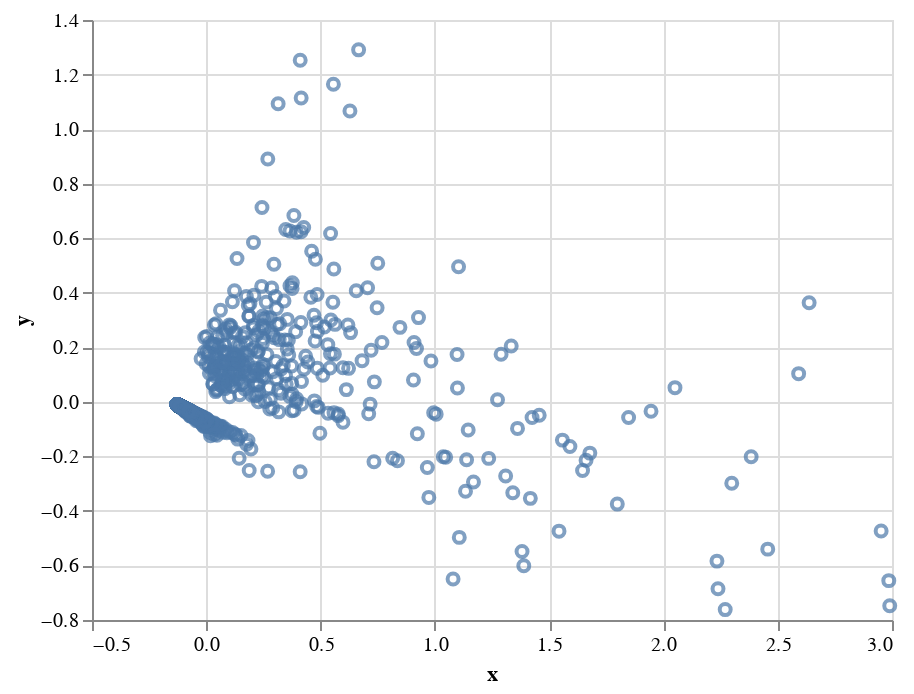

Notebook code for this chart:
### Code cell
alt.Chart(pd.DataFrame(data=reduced_data, columns=['x', 'y'])).mark_point().encode(
    x='x:Q',
    y='y:Q'
)

### Figure 1 — Vega-Lite specification as saved in the notebook (floating-point values rounded to 4 significant figures; data arrays with more than 128 entries replaced by an {"elided": "..."} marker saying what was removed)
{"config": {"view": {"continuousWidth": 400, "continuousHeight": 300}}, "data": {"name": "data-de675cdb3063fac6691197245f63ece7"}, "mark": "point", "encoding": {"x": {"type": "quantitative", "field": "x"}, "y": {"type": "quantitative", "field": "y"}}, "$schema": "https://vega.github.io/schema/vega-lite/v4.0.2.json", "datasets": {"data-de675cdb3063fac6691197245f63ece7": {"elided": "1994 records"}}}
